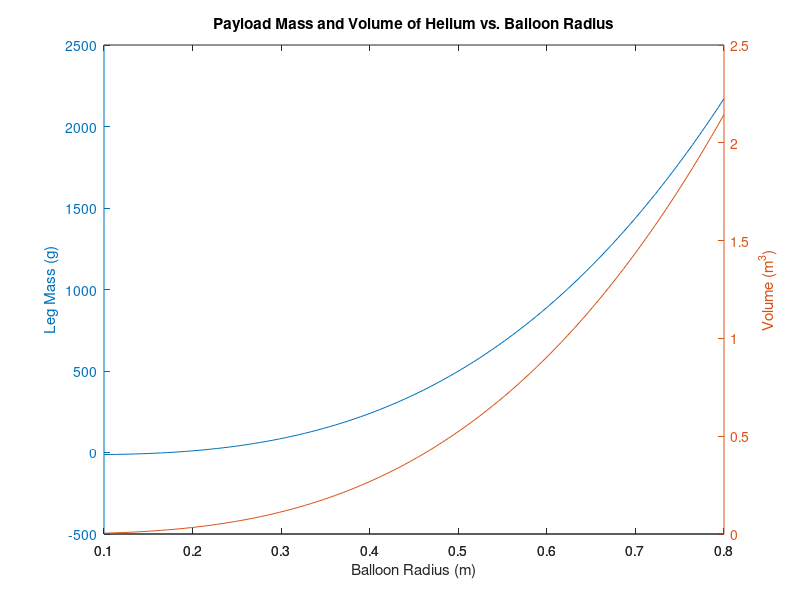

The MATLAB source for this figure:
clear all
close all


AIR_DENSITY = 1.225;        %kg/m^3
HELIUM_DENSITY = 0.179;     %kg/m^3
num_legs = 1;               %unitless
radius = 0.5;               %m
skirt_height = radius / 2;  %m
servo_mass = 0.009;         %kg

% This is the linear density of paper mache, assuming 50-50 split between
% paper and glue, and an area of 0.005m by 0.025m
skirt_lin_density = 0.0916; %kg/m
g = -9.8;                   %m/s^2

figure
radii = linspace(0.1, 0.8, 100);
res = zeros(size(radii));
volumes = zeros(size(radii));
for index = 1:length(radii)
    radius = radii(index);
    skirt_height = radius / 2;
    volume = radius^3 * 4 * pi / 3;
    f_bouy = volume * AIR_DENSITY * -g;
    f_lift = f_bouy - (volume * HELIUM_DENSITY * -g);
    max_mass = f_lift / -g;
    skirt_radius = sqrt(radius^2 - (radius - skirt_height)^2);
    skirt_mass = skirt_radius * skirt_lin_density;
    servos_mass = servo_mass * num_legs;
    available_mass = max_mass - skirt_mass - servos_mass;
    mass_per_leg = available_mass / num_legs;
    res(index) = mass_per_leg * 1000;
    volumes(index) = volume;
end
[hAx, leg_info, volume_info] = plotyy(radii, res, radii, volumes);
ylabel(hAx(1), 'Leg Mass (g)');
ylabel(hAx(2), 'Volume (m^3)');
title('Payload Mass and Volume of Helium vs. Balloon Radius')
xlabel('Balloon Radius (m)')